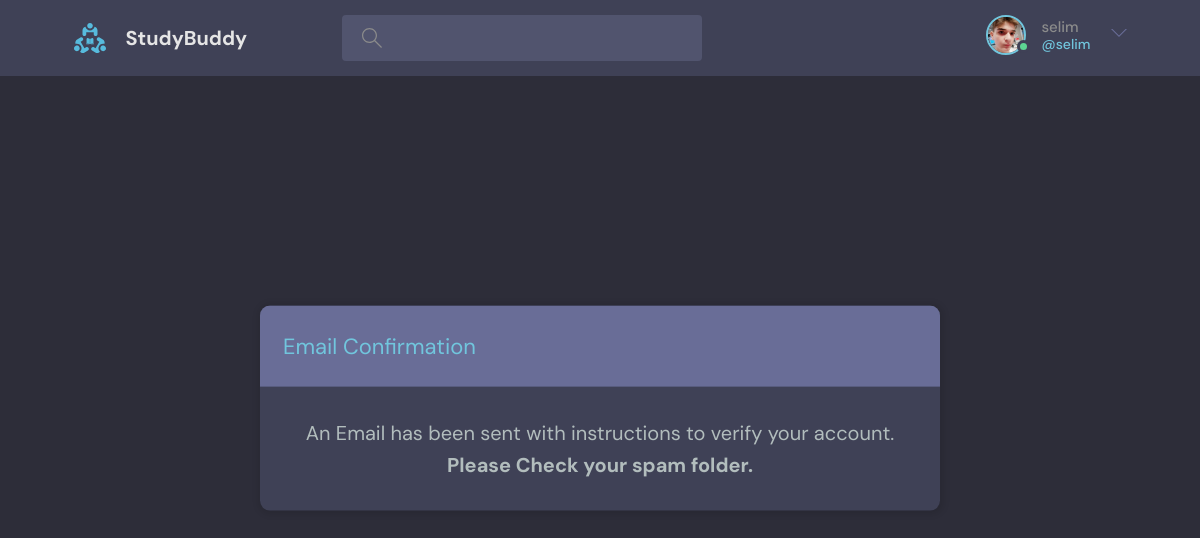
The app's page /confirm_email/ (signed in) with its own data.
### base/models.py (models this page shows)
class User(AbstractUser):
    name = models.CharField(max_length=200, null=True)
    email = models.EmailField(unique=True, null=True)
    email_verify = models.BooleanField(default=False)
    bio = models.TextField(null=True)
    avatar = models.ImageField(null=True, default="avatar.svg")
    USERNAME_FIELD = 'email'
    REQUIRED_FIELDS = []

### base/templates/base/confirm_email.html
{% extends 'main.html' %}
{% block content %}
  <main class="delete-item layout">
    <div class="container">
      <div class="layout__box layout__reset">
        <div class="layout__boxHeader layout__boxHeader_email_conf">
          <p>Email Confirmation</p>
        </div>
        <div class="layout__body layout__body__email_conf">
            <div class="form__group">
              <p>An Email has been sent with instructions to verify your account.</p>
              <p><strong>Please Check your spam folder.</strong></p>
            </div>
        </div>
      </div>
    </div>
  </main>
{% endblock content %}

### templates/navbar.html (shortened to what this page needs)
{% load static %}
<header class="header header--loggedIn">
  <div class="container">
    <a href="{% url 'home' %}" class="header__logo">
      <img src="{% static 'img/logo.svg' %}" />
      <h1>StudyBuddy</h1>
    </a>
    <form class="header__search" method="GET" action="{% url 'home' %}">
      <label>
        {% if query_name == 'All' %}
          <input name="q" placeholder="Search for rooms..." />
        {% else %}
          <input name="q" value="{{ query_name }}" />
        {% endif %}
      </label>
    </form>
    <nav class="header__menu">
      {% if request.user.is_authenticated %}
        <div class="header__user">
          <a href="{% url 'user-profile' request.user.id %}">
            <div class="avatar avatar--medium active">
              <img src="{{ request.user.avatar.url }}" />
            </div>
            <p>{{ request.user.username }}<span>@{{ request.user.username }}</span></p>
          </a>
          <button class="dropdown-button">
            <svg version="1.1" xmlns="http://www.w3.org/2000/svg" width="32" height="32" viewBox="0 0 32 32">
              <title>chevron-down</title>
              <path d="M16 21l-13-13h-3l16 16 16-16h-3l-13 13z"></path>
            </svg>
          </button>
        </div>
      {% else %}
        <a href="{% url 'login' %}">
          <img src="{% static 'img/avatars/avatar.svg' %}" />
          <p>Login</p>
        </a>
      {% endif %}
    </nav>
  </div>
</header>

### static/css/style.css (style rules this page uses)
:root { --color-main: #71c6dd; --color-main-light: #e1f6fb; --color-dark: #3f4156; --color-dark-medium: #51546e; --color-dark-light: #696d97; --color-light: #e5e5e5; --color-gray: #8b8b8b; --color-light-gray: #b2bdbd; --color-bg: #2d2d39; --color-success: #5dd693; --color-error: #fc4b0b; }
* { font-family: "DM Sans", -apple-system, BlinkMacSystemFont, "Segoe UI", Roboto, Oxygen, Ubuntu, Cantarell, "Open Sans", "Helvetica Neue", sans-serif; margin: 0; padding: 0; box-sizing: border-box; text-rendering: optimizeLegibility; font-size: inherit; }
html { font-size: 56.25%; }
@media only screen and (min-width: 1200px) { html { font-size: 62.5%; } }
body { line-height: 1.6; font-weight: 400; font-size: 1.5rem; color: var(--color-light-gray); background-color: var(--color-bg); min-height: 100vh; }
img { width: 100%; }
a { display: inline-block; color: var(--color-main); text-decoration: none; }
.container { max-width: 120rem; width: 90%; margin: auto; }
.avatar { position: relative; display: inline-block; border-radius: 50%; border: 2px solid var(--color-main); }
.avatar img { display: block; border-radius: 50%; object-fit: cover; object-position: center; }
.avatar::after { content: ""; display: block; position: absolute; background-color: var(--color-gray); z-index: 111; border-radius: 50%; border: 0.3rem solid var(--color-dark); }
.avatar.active::after { background-color: var(--color-success); }
.avatar.avatar--medium img { width: 3.6rem; height: 3.6rem; border-radius: 50%; }
.avatar.avatar--medium:after { width: 0.7rem; height: 0.7rem; bottom: 0px; right: -6px; }
.header { padding: 1.5rem; background-color: var(--color-dark); }
.header > .container { display: flex; gap: 9.5rem; }
.header__logo, .header__user { display: flex; gap: 2rem; align-items: center; }
.header__logo > img { height: 3.2rem; width: 3.2rem; }
.header__logo > h1 { font-weight: 700; font-size: 2rem; color: var(--color-light); }
.header__search > label { background-color: var(--color-dark-medium); padding: 1.3rem 1rem; display: flex; align-items: center; gap: 1rem; border-radius: 4px; }
.header__search svg { fill: var(--color-gray); width: 2rem; height: 2rem; margin-left: 1rem; }
.header__search input { width: 30rem; background: transparent; border: none; outline: none; color: var(--color-light); }
.header__menu { margin-left: auto; position: relative; }
.header__menu a { display: flex; gap: 1.5rem; align-items: center; font-weight: 500; text-decoration: none; color: var(--color-gray); }
.header__menu img { height: 3.6rem; }
.header__menu p { line-height: 1.2; }
.header__menu span { color: var(--color-main); font-weight: 500; font-size: 1.4rem; display: block; }
.header__menu svg { width: 1.6rem; height: 1.6rem; fill: var(--color-dark-light); }
.dropdown-button { background: transparent; border: 0; outline: 0; cursor: pointer; }
.layout { margin-top: 2.4rem; }
.layout > .container { display: flex; justify-content: space-between; align-items: flex-start; }
.layout__box { width: 90%; max-width: 48rem; min-height: 40rem; position: absolute; top: 50%; left: 50%; transform: translate(-50%, -46%); background-color: var(--color-dark); border-radius: 1rem; box-shadow: 1px 1px 6px 3px rgba(0, 0, 0, 0.1); overflow: hidden; }
.layout__reset { min-height: 20rem; }
.layout__reset p { font-size: 2rem; }
.layout__boxHeader { display: flex; padding: 1.5rem; background-color: var(--color-dark-light); }
.layout__boxHeader_email_conf { padding: 2.3rem; }
.layout__boxHeader_email_conf p { color: var(--color-main); font-size: 2.2rem; }
.layout__body { margin: 3rem; }
.layout__body__email_conf { text-align: center; }
.form__group { margin-bottom: 2rem; width: 100%; }
.delete-item.layout .layout__box { max-width: 68rem; }

### records on screen
User: user.avatar (picture), user.username "selim"
